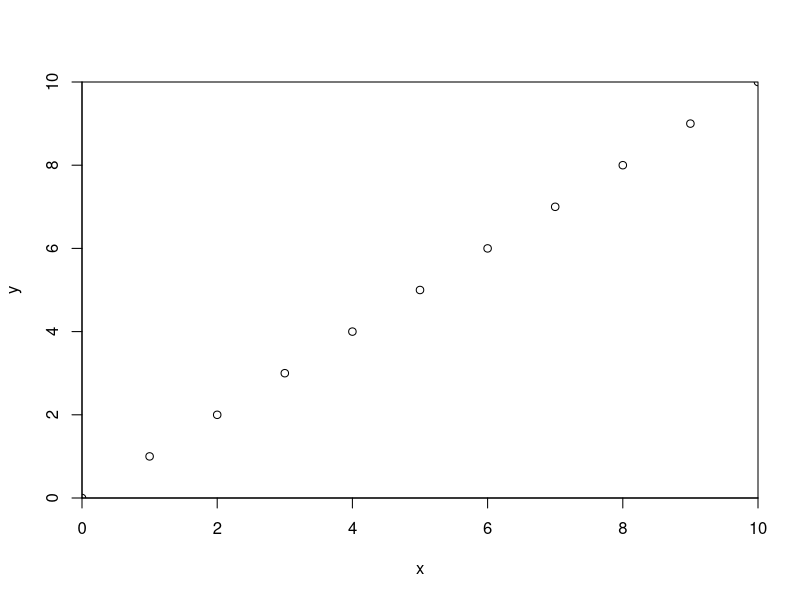

Here is the R script that generated this plot:
x <- 0:10
y <- 0:10

oldpar <- par(no.readonly = TRUE)

png(filename = "test5.png",
    width = 1000, height = 1000, units = "px", pointsize = 12,
    bg = "white", res = NA)

# par(pin=c(1.9,1.9)) 

# par(din=c(10,10))

plot(y ~ x,
     xlim = c(0, 10),
     ylim = c(0, 10),
     xaxs = "i",
     yaxs = "i")

par(oldpar)

dev.off()

dev.size("in")
dev.size("px")
par("din")[1]
par("din")[2]
par("din")[3]
par("din")[4]

par("pin")[1]
par("pin")[2]
par("pin")[3]
par("pin")[4]

par("usr")

par("plt")

par("mai")

par("mar")


?nmar

dev.size(units = "in")
dev.size(units = "cm")
dev.size(units = "px")





